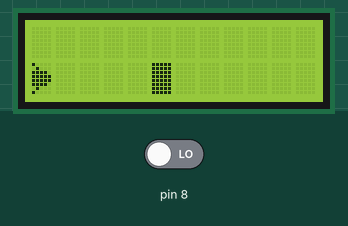
This sketch was run on a simulated Arduino Uno, built with avr-gcc and run on an emulated ATmega328P. Shown: 12×2 character LCD. Inputs (shaded band) come from the test bench; at power-on: pin 8 LOW. Random numbers use the default seed unless the sketch sets one; what the sketch prints to the serial monitor is not drawn.

Above: at 1.2 s.
1.3 s: pin 8 driven HIGH
At 2.8 s:
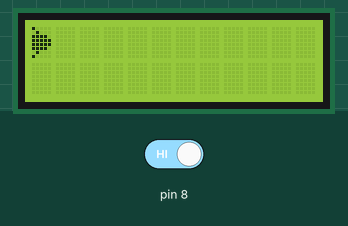
At 3.21 s:
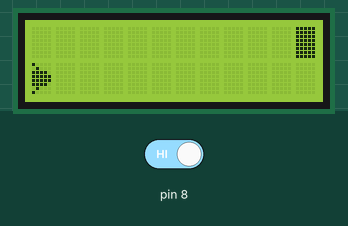
Timing chart, 0 to 4.7 s (numbered marks = the images above; inputs shaded):
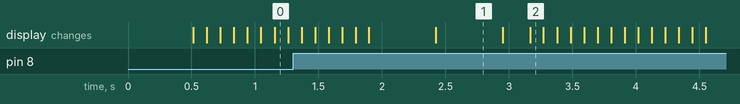

Measured:
- what the display in image 1 shows lasts 0.6 s, from 2.4 s to 3.0 s

The sketch:

Wasans.ino.ino
```cpp
#include <LiquidCrystal_I2C.h>

LiquidCrystal_I2C lcd(0x27, 12, 2);
byte sshibal[]{
  0b10000,
  0b01000,
  0b11110,
  0b11111,
  0b11111,
  0b11110,
  0b01000,
  0b10000
};

byte wall[]{
  0b11111,
  0b11111,
  0b11111,
  0b11111,
  0b11111,
  0b11111,
  0b11111,
  0b11111,
};

int UpDown = 1;
int undertale[5][3] = {{-1,-1,0}, {-1,-1,0} ,{-1,-1,0} ,{-1,-1,0}, {-1,-1,0}}; // 내용물 저장
int wawa = 5;
int object = 0;
int clickcount = 0;
bool firstattack = true;

void setup()
{
  Serial.begin(9600);
  lcd.begin();
  lcd.backlight();
  lcd.createChar(0, sshibal);
  lcd.createChar(1, wall);
  lcd.setCursor(0, UpDown);
  lcd.write(0);

  pinMode(8, INPUT);
}

void loop()
{
  clickcount = clickcount + 1;
  Serial.print(clickcount);
  int wasans = digitalRead(8);

  /* wasans == 버튼 입력 감지, clickcount == 클릭 후 혹은 시작 후 0.5초 후 클릭이 먹히게 하는 변수, 이거 두 개 이용해서 플레이어의 위치 조정하는 코드 */
  if (wasans == HIGH and clickcount >= 5)
  {
    clickcount = 0;
    if (UpDown == 1)
    {
      UpDown = 0;
    }
    else if (UpDown == 0)
    { /**/
      UpDown = 1;
    }
  }

  /* 처음 혹은 처음생성 후 3초마다 특정 확률로 벽 생성 */
  if (wawa == 30 or firstattack == true)
  {
    if (random(100) >= 70 or firstattack == true)
    {
      firstattack = false;
      if (object == 6)
        object = 0;
      undertale[object][2] = 1;
      object = object + 1;
    }
  }

  /*movement*/
  for (int x = 0; x <= 5; x++)
  {
    if (undertale[x][2] == 1)
    {
      /*응애교육*/
      if (undertale[x][0] == -1 and undertale[x][1] == -1)
      {
        undertale[x][0] = 15;
        if (random(1, 100) >= 50)
        {
          undertale[x][1] = 0;
        }
        else
        {
          undertale[x][1] = 1;
        }
      }
      /*틀딱교육*/
      else
      {
        /*관짝행*/
        if (undertale[x][0] == 0)
        {
          undertale[x][0] = -1;
          undertale[x][1] = -1;
          undertale[x][2] = 0;
        }
        else
        {
          undertale[x][0] = undertale[x][0] - 1;
        }
      }
    }
  }

  lcd.clear();
  for (int i = 0; i <= 5; i++)
  {
    if (undertale[i][2] == 1)
    {
      lcd.setCursor(undertale[i][0], undertale[i][1]);
      lcd.write(1);
    }
  }
  lcd.setCursor(0, UpDown);
  lcd.write(0);
  wawa = wawa + 1;
  delay(100);
}
```
